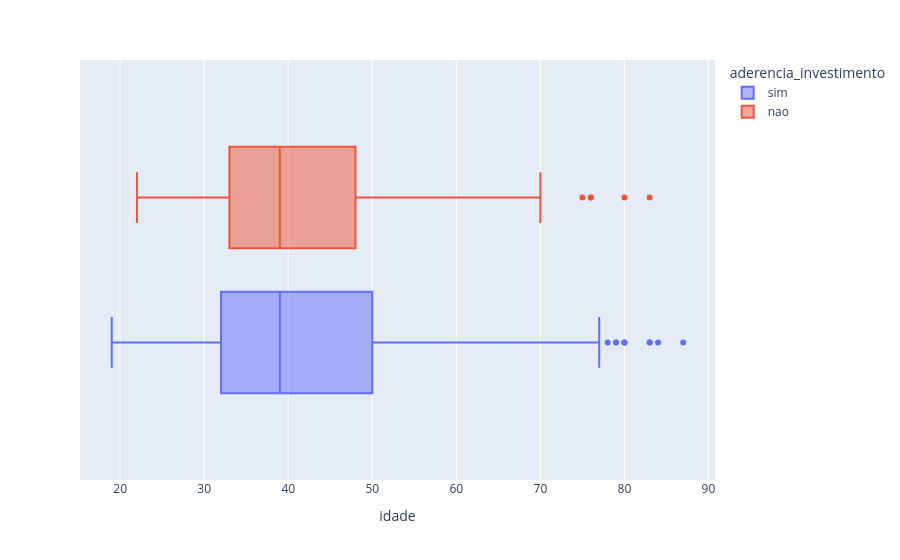

Source (notebook cell):
### Code cell
px.box(dados, x='idade', color='aderencia_investimento')

### Figure 1 — Plotly figure (JSON) as saved in the notebook; plotly's stock layout.template omitted (floating-point values rounded to 4 significant figures; data arrays with more than 128 entries replaced by an {"elided": "..."} marker saying what was removed)
{"data": [{"alignmentgroup": "True", "hovertemplate": "aderencia_investimento=sim<br>idade=%{x}<extra></extra>", "legendgroup": "sim", "marker": {"color": "#636efa"}, "name": "sim", "notched": false, "offsetgroup": "sim", "orientation": "h", "showlegend": true, "type": "box", "x": {"elided": "502 int values"}, "x0": " ", "xaxis": "x", "y0": " ", "yaxis": "y"}, {"alignmentgroup": "True", "hovertemplate": "aderencia_investimento=nao<br>idade=%{x}<extra></extra>", "legendgroup": "nao", "marker": {"color": "#EF553B"}, "name": "nao", "notched": false, "offsetgroup": "nao", "orientation": "h", "showlegend": true, "type": "box", "x": {"elided": "766 int values"}, "x0": " ", "xaxis": "x", "y0": " ", "yaxis": "y"}], "layout": {"boxmode": "group", "legend": {"title": {"text": "aderencia_investimento"}, "tracegroupgap": 0}, "margin": {"t": 60}, "xaxis": {"anchor": "y", "domain": [0, 1], "title": {"text": "idade"}}, "yaxis": {"anchor": "x", "domain": [0, 1]}}}
